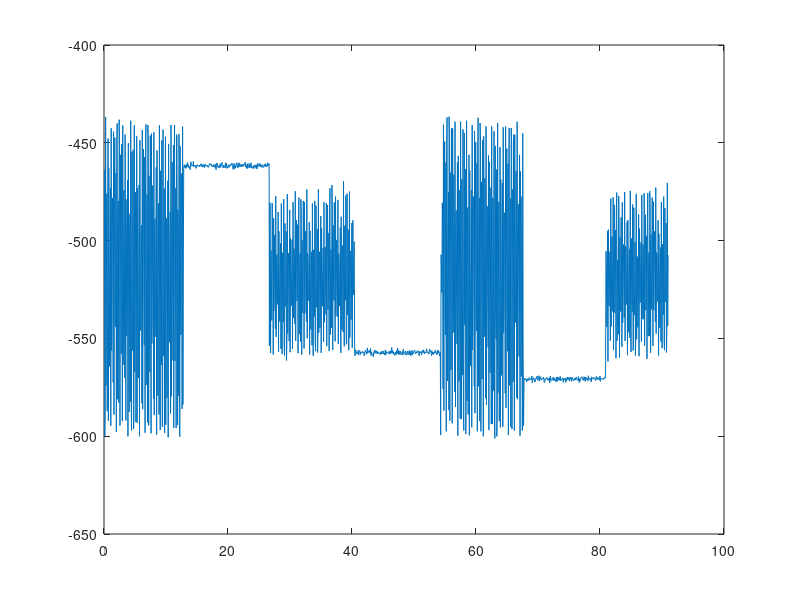

MATLAB code for this plot: (Note: this script raises an error after producing the figure.)
print = csvread('sample2.csv');
print_t = print(:,1);
print_x = print(:,2);

%factor = 1.57016683

 plot(print_t,print_x);
 figure;
window = hann(32);
noverlap = 16;
nfft = 1024;
[S,F,T] = spectrogram(print_x,window,noverlap,nfft,10,'yaxis');
% surf(T,F,10*log10(P),'edgecolor','none');
% axis tight;
% view(0,90);
% colormap(hot);
% set(gca,'clim',[-80 -30]);



F = round(F*100)/100;
 %figure;
disp(T);
imagesc(T,F, 20*log10(abs(S))); colormap(jet); colorbar;
set(gca,'YDir','normal');
% colormap(spring(15));
title('Magnitude spectrogram of signal', 'Interpreter', 'none');
